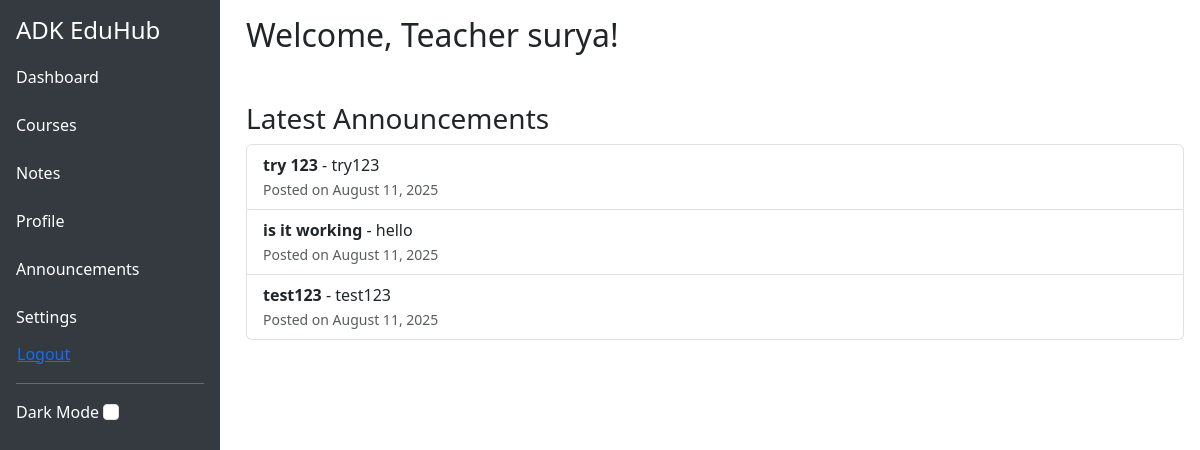
/dashboard/teacher/ (signed in), run on the app's committed database.
### core/models.py (models this page shows, shortened)
class CustomUser(AbstractUser):
    ROLE_CHOICES = (
        ('admin', 'Admin'),
        ('teacher', 'Teacher'),
        ('student', 'Student'),
    )
    role = models.CharField(max_length=10, choices=ROLE_CHOICES)

### announcements/models.py (models this page shows, shortened)
class Announcement(models.Model):
    title = models.CharField(max_length=200)
    content = models.TextField()
    role_visible_to = MultiSelectField(choices=ROLE_CHOICES, max_length=50)
    created_at = models.DateTimeField(auto_now_add=True)

### core/views.py (the view)
# urls.py: path('dashboard/teacher/', views.teacher_dashboard, name='teacher_dashboard'),
@login_required
def teacher_dashboard(request):
    announcements = Announcement.objects.filter(role_visible_to='teacher').order_by('-created_at')
    return render(request, 'dashboard/teacher_dashboard.html', {'announcements': announcements})

### templates/dashboard/teacher_dashboard.html (shortened to what this page needs)
{% extends 'core/base.html' %}
{% load static %}
{% block content %}
<h2>Welcome, Teacher {{ user.username }}!</h2>
<div class="mt-5">
    <h3>Latest Announcements</h3>
    {% if announcements %}
        <ul class="list-group">
            {% for ann in announcements %}
                <li class="list-group-item">
                    <strong>{{ ann.title }}</strong> - {{ ann.content }}
                    <br>
                    <small class="text-muted">Posted on {{ ann.created_at|date:"F j, Y" }}</small>
                </li>
            {% endfor %}
        </ul>
    {% else %}
        <p>No announcements to show.</p>
    {% endif %}
</div>
{% endblock %}

### data on the page
CustomUser: username "surya"
Announcement: title "try 123", content "try123", created_at "August 11, 2025"
Announcement: title "is it working", content "hello", created_at "August 11, 2025"
Announcement: title "test123", content "test123", created_at "August 11, 2025"
